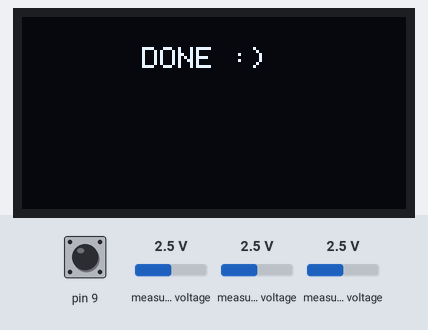
Bench run of a program on a simulated SparkFun Pro Micro, built with avr-gcc and run on an emulated ATmega32U4. On the bench: 128×64 one-colour display. Inputs (shaded band) come from the test bench; at power-on: pin 9 HIGH, measured voltage 2.5 V. EEPROM starts erased; USB keyboard and mouse output is not drawn.

Above: at 5.3 s.
At 13.4 s:
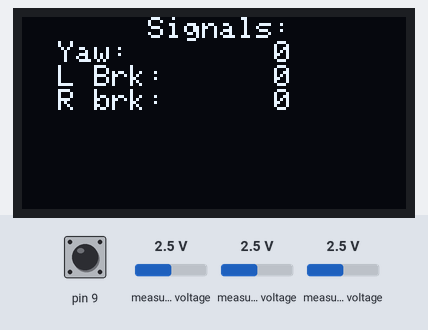
13.5 s: pin 9 pulled LOW for 0.15 s
At 17.1 s:
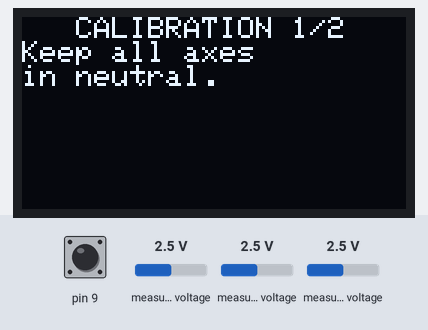
At 23.7 s:
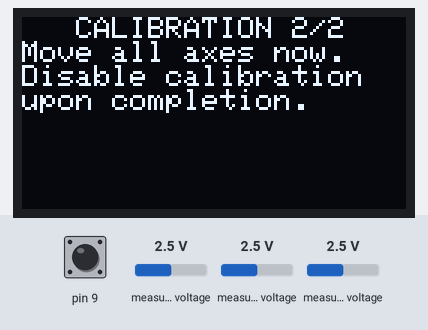
Timing chart, 0 to 25.2 s (numbered marks = the images above; inputs shaded):
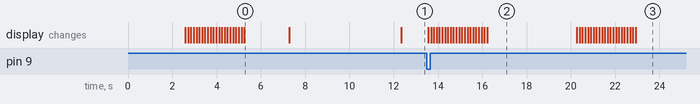

Measured:
- after the input at 13.5 s, the display: first changes after 0.06 s (image 2 shows a later state)
- what the display in image 0 shows lasts 2.0 s, from 5.3 s to 7.3 s
- what the display in image 2 shows lasts 4.1 s, from 16.2 s to 20.3 s

The program:

Main.cpp
```cpp
#include "Arduino.h"
#include <Joystick.h>
#include <Adafruit_ADS1015.h>
#include <Adafruit_SSD1306.h>
#include <EEPROM.h>

unsigned long checkpoint;

int16_t leftBrakeMax = 0;
int16_t rightBrakeMax = 0;
int16_t yawMin = 0;
int16_t yawMax = 0;
int16_t leftBrakeMin = 0;

int16_t rightBrakeMin = 0;
int16_t channelYaw;
int16_t channelLeftBrk;

int16_t channelRightBrk;

Adafruit_ADS1115 adafruitAds1115(0x48);

Adafruit_SSD1306 display(-1);

Joystick_ joystick(JOYSTICK_DEFAULT_REPORT_ID, JOYSTICK_TYPE_JOYSTICK,
        0,
        0,
        false,
        false,
        false,
        true,
        true,
        true,
        false,
        false,
        false,
        false,
        false);

void readEEPROM();
void setRanges();
void calibration();
void wait(unsigned long milisecs);
void displayOledMinMax();
void displayOledWelcomeScr();
void displayOledDoneMsg();
void displayOledState();
void displayOledTeleport();

void setup() {
    pinMode(9,INPUT_PULLUP);
    display.begin(SSD1306_SWITCHCAPVCC, 0x3C);
    displayOledWelcomeScr();
    displayOledTeleport();
    adafruitAds1115.begin();
    adafruitAds1115.setGain(GAIN_ONE);
    joystick.begin();
    displayOledDoneMsg();
    wait(2000);
    readEEPROM();
    setRanges();
    displayOledMinMax();
}

void loop() {
    channelYaw = adafruitAds1115.readADC_SingleEnded(0);
    channelRightBrk = adafruitAds1115.readADC_SingleEnded(1);
    channelLeftBrk = adafruitAds1115.readADC_SingleEnded(2);

    joystick.setRzAxis(channelYaw);  // Yaw
    joystick.setRxAxis(channelLeftBrk);  // LeftBrake
    joystick.setRyAxis(channelRightBrk);  // RightBrake

    displayOledState();

    if (!digitalRead(9)) {
        calibration();
        readEEPROM();
        setRanges();
    }
}

void readEEPROM(){
    yawMin = (EEPROM.read(0) | (EEPROM.read(1) << 8));
    yawMax = (EEPROM.read(2) | (EEPROM.read(3) << 8));
    leftBrakeMin = (EEPROM.read(4) | (EEPROM.read(5) << 8));
    leftBrakeMax = (EEPROM.read(6) | (EEPROM.read(7) << 8));
    rightBrakeMin = (EEPROM.read(8) | (EEPROM.read(9) << 8));
    rightBrakeMax = (EEPROM.read(10) | (EEPROM.read(11) << 8));
}
void setRanges(){
    joystick.setRzAxisRange(yawMin, yawMax);
    joystick.setRxAxisRange(leftBrakeMin, leftBrakeMax);
    joystick.setRyAxisRange(rightBrakeMin, rightBrakeMax);
}
void calibration(){
    leftBrakeMax = 0;
    rightBrakeMax = 0;
    yawMin = UINT16_MAX;
    yawMax = 0;

    displayOledTeleport();

    display.clearDisplay();
    display.setCursor(0,0);
    display.println("   CALIBRATION 1/2");
    display.println("Keep all axes");
    display.println("in neutral.");
    display.display();
    wait(4000);

    leftBrakeMin = adafruitAds1115.readADC_SingleEnded(2);
    rightBrakeMin = adafruitAds1115.readADC_SingleEnded(1);

    displayOledTeleport();

    display.clearDisplay();
    display.setCursor(0,0);
    display.println("   CALIBRATION 2/2");
    display.println("Move all axes now.");
    display.println("Disable calibration");
    display.println("upon completion.");
    display.display();
    wait(4000);
    display.clearDisplay();
    display.setCursor(0,0);
    display.println("Calibration");
    display.display();
    int count = 0;
    while (!digitalRead(9)) {

        uint16_t tmp;

        tmp = adafruitAds1115.readADC_SingleEnded(0);
        if (yawMin > tmp){
            yawMin = tmp;
        }

        tmp = adafruitAds1115.readADC_SingleEnded(0);
        if (yawMax < tmp){
            yawMax = tmp;
        }

        tmp = adafruitAds1115.readADC_SingleEnded(2);
        if (rightBrakeMax < tmp){
            rightBrakeMax = tmp;
        }

        tmp = adafruitAds1115.readADC_SingleEnded(1);
        if (leftBrakeMax < tmp){
            leftBrakeMax = tmp;
        }

        display.print(".");
        display.display();
        count++;
        if (count == 63){
            display.clearDisplay();
            display.setCursor(0,0);
            count = 0;
        }
    }

    EEPROM.write(0, lowByte(yawMin));
    EEPROM.write(1, highByte(yawMin));
    EEPROM.write(2, lowByte(yawMax));
    EEPROM.write(3, highByte(yawMax));
    EEPROM.write(4, lowByte(leftBrakeMin));
    EEPROM.write(5, highByte(leftBrakeMin));
    EEPROM.write(6, lowByte(leftBrakeMax));
    EEPROM.write(7, highByte(leftBrakeMax));
    EEPROM.write(8, lowByte(rightBrakeMin));
    EEPROM.write(9, highByte(rightBrakeMin));
    EEPROM.write(10, lowByte(rightBrakeMax));
    EEPROM.write(11, highByte(rightBrakeMax));

    display.clearDisplay();
    displayOledMinMax();
    wait(5000);

}
void displayOledMinMax(){
    display.clearDisplay();
    display.setTextSize(1);
    display.setTextColor(WHITE);
    display.setCursor(0, 0);
    display.println("   Min/Max values: ");
    display.print("Yaw:   ");
    display.print(yawMin);
    display.print(" / ");
    display.println(yawMax);
    display.print("L Brk: ");
    display.print(leftBrakeMin);
    display.print(" / ");
    display.println(leftBrakeMax);
    display.print("R brk: ");
    display.print(rightBrakeMin);
    display.print(" / ");
    display.println(rightBrakeMax);
    display.display();
    wait(5000);
}
void displayOledWelcomeScr(){
    display.clearDisplay();
    display.setTextSize(1);
    display.setTextColor(WHITE);
    display.setCursor(30, 10);
    display.println("SIM-RUDDER");
    display.setCursor(15, 20);
    display.println("INITIALIZATION...");
    display.display();

    wait(2500);
}
void displayOledDoneMsg(){
    display.clearDisplay();
    display.setTextSize(1);
    display.setTextColor(WHITE);
    display.setCursor(40, 10);
    display.println("DONE :)");
    display.display();
}
void displayOledState(){
    display.clearDisplay();
    display.setTextSize(1);
    display.setTextColor(WHITE);
    display.setCursor(0, 0);
    display.println("       Signals: ");
    display.print("  Yaw:        ");
    display.println(channelYaw);
    display.print("  L Brk:      ");
    display.println(channelLeftBrk);
    display.print("  R brk:      ");
    display.println(channelRightBrk);
    display.display();
}
void displayOledTeleport(){
    display.clearDisplay();
    display.setCursor(0,15);
    for ( int x = 0; x < 21; x++){
        display.print(".");
        display.display();
        wait(100);
    }
}
void wait(unsigned long milisecs){
    unsigned long tmp = millis();
    do {
    } while (millis() - tmp <= milisecs);
}
```
